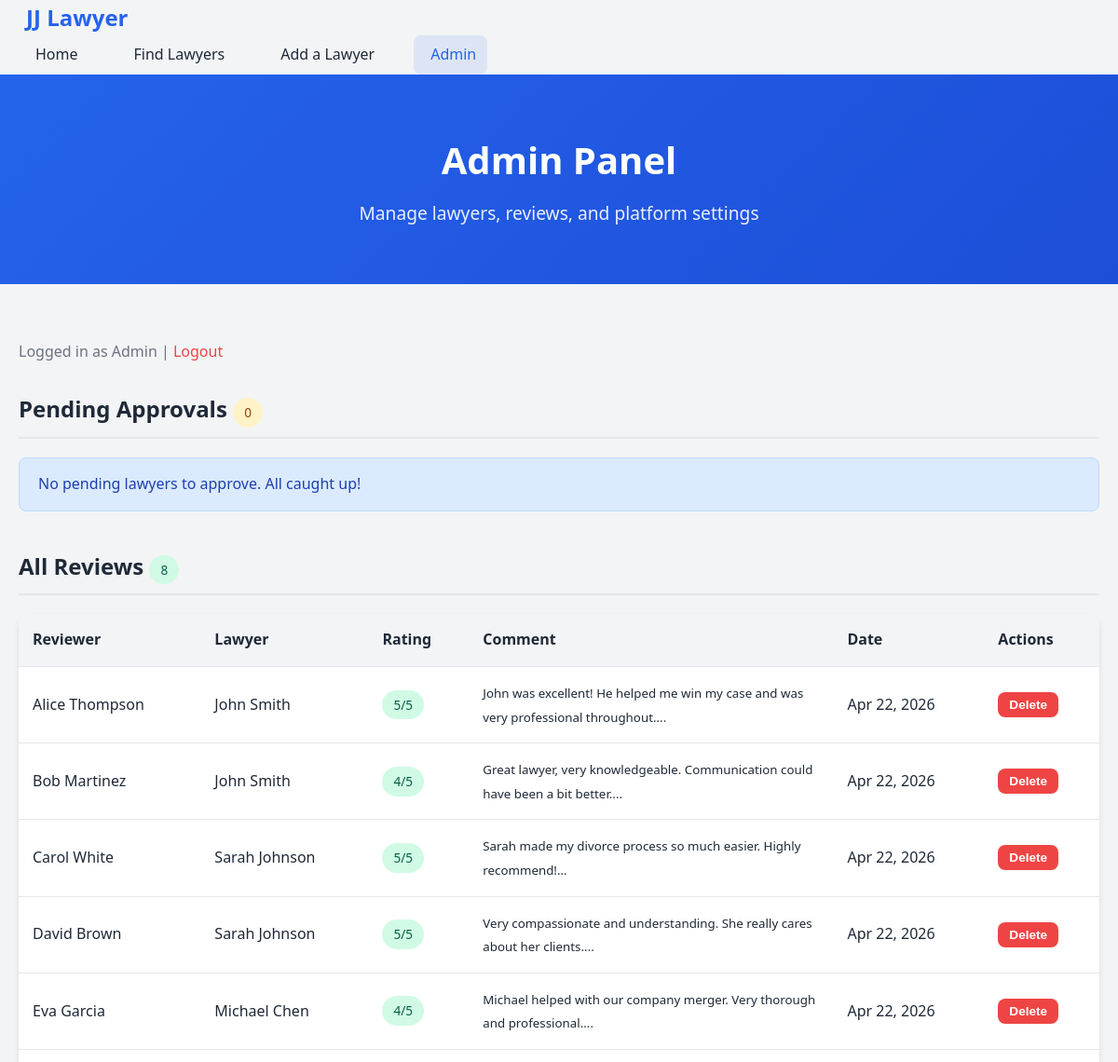
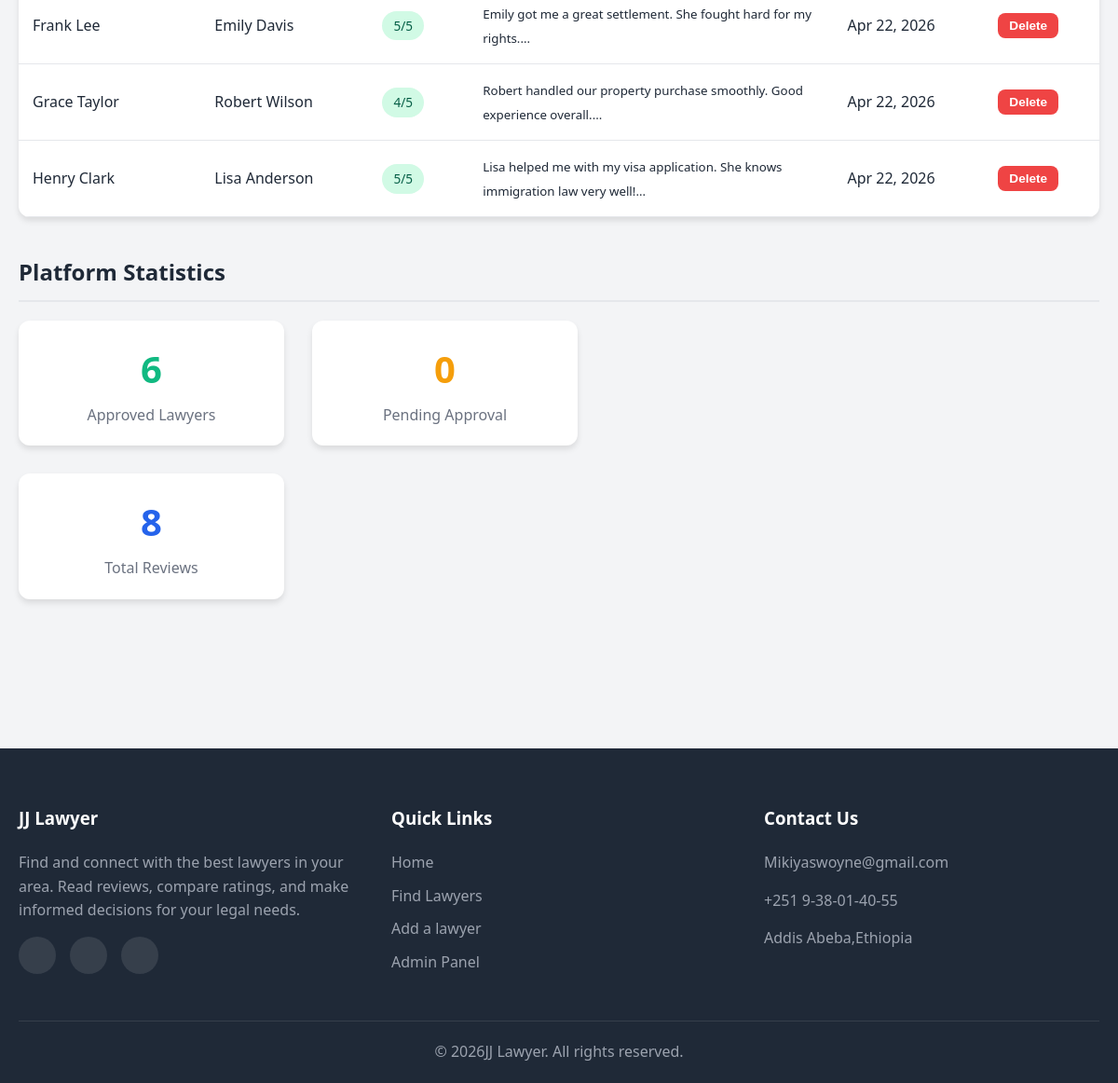
/admin/admin.php (signed in), run on the app's committed database (2 pictures, top to bottom).
### tables this page shows
CREATE TABLE IF NOT EXISTS reviews (
     
    id INT AUTO_INCREMENT PRIMARY KEY,
    
     
     
    lawyer_id INT NOT NULL,
    
     
    user_name VARCHAR(100) NOT NULL,
    
     
    rating INT NOT NULL CHECK (rating >= 1 AND rating <= 5),
    
     
    comment TEXT,
    
     
    created_at TIMESTAMP DEFAULT CURRENT_TIMESTAMP,
    
     
     
    FOREIGN KEY (lawyer_id) REFERENCES lawyers(id) ON DELETE CASCADE
);

CREATE TABLE IF NOT EXISTS lawyers (
     
    id INT AUTO_INCREMENT PRIMARY KEY,
    
     
    name VARCHAR(255) NOT NULL,
    
     
    photo VARCHAR(255) DEFAULT 'default-avatar.jpg',
    
     
    specialization VARCHAR(100) NOT NULL,
    
     
    experience INT DEFAULT 0,
    
     
    phone VARCHAR(20),
    
     
    email VARCHAR(255),
    
     
    status TINYINT DEFAULT 0,
    
     
    created_at TIMESTAMP DEFAULT CURRENT_TIMESTAMP
);

### admin/admin.php (the view, shortened to what this page needs)
<?php
include '../includes/database.php';
$isLoggedIn = isset($_SESSION['admin_logged_in']) && $_SESSION['admin_logged_in'] === true;
if ($isLoggedIn) {
    try {
        $pendingLawyers = $pdo->query("
            SELECT * FROM lawyers
            WHERE status = 0
            ORDER BY created_at DESC
        ")->fetchAll();
    } catch (PDOException $e) {
        $pendingLawyers = [];
    }
    try {
        $approvedCount = $pdo->query("SELECT COUNT(*) FROM lawyers WHERE status = 1")->fetchColumn();
    } catch (PDOException $e) {
        $approvedCount = 0;
    }
    try {
        $allReviews = $pdo->query("
            SELECT r.*, l.name as lawyer_name
            FROM reviews r
            JOIN lawyers l ON r.lawyer_id = l.id
            ORDER BY r.created_at DESC
        ")->fetchAll();
    } catch (PDOException $e) {
        $allReviews = [];
    }
}
include '../includes/header.php';
?>
<?php if (!$isLoggedIn): ?>
    <section class="section">
        <div class="container">
            <div class="form-container" style="max-width: 400px;">
                <h2 class="text-center"><i class="fas fa-lock"></i> Admin Login</h2>
                <p style="text-align: center; color: var(--text-light); margin-bottom: 25px;">
                    Please enter your credentials to continue.
                </p>
                <?php if (isset($loginError)): ?>
                    <div class="alert alert-error">
                        <i class="fas fa-exclamation-circle"></i>
                        <?php echo $loginError; ?>
                    </div>
                <?php endif; ?>
                <form action="admin.php" method="POST">
                    <input type="hidden" name="login" value="1">
                    <div class="form-group">
                        <label for="username">
                            <i class="fas fa-user"></i> Username
                        </label>
                        <input
                            type="text"
                            id="username"
                            name="username"
                            class="form-control"
                            required
                            autofocus
                        >
                    </div>
                    <div class="form-group">
                        <label for="password">
                            <i class="fas fa-key"></i> Password
                        </label>
                        <input
                            type="password"
                            id="password"
                            name="password"
                            class="form-control"
                            required
                        >
                    </div>
                    <button type="submit" class="btn btn-primary btn-block">
                        <i class="fas fa-sign-in-alt"></i> Login
                    </button>
                </form>
                <div class="alert alert-info" style="margin-top: 20px;">
                    <strong>Default Login:</strong><br>
                    Username: <code>admin</code><br>
                    Password: <code>admin123</code>
                </div>
            </div>
        </div>
    </section>
<?php else: ?>
    <section class="page-header">
        <div class="container">
            <h1><i class="fas fa-cog"></i> Admin Panel</h1>
            <p>Manage lawyers, reviews, and platform settings</p>
        </div>
    </section>
    <section class="section">
        <div class="container">
            <div style="margin-bottom: 30px; display: flex; justify-content: space-between; align-items: center;">
                <p style="color: var(--text-light);">
                    Logged in as Admin |
                    <a href="admin.php?logout=1" style="color: var(--danger-color);">
                        <i class="fas fa-sign-out-alt"></i> Logout
                    </a>
                </p>
            </div>
            <div class="admin-section">
                <h2>
                    Pending Approvals
                    <span class="badge badge-pending"><?php echo count($pendingLawyers); ?></span>
                </h2>
                <?php if (count($pendingLawyers) > 0): ?>
                    <div class="data-table">
                        <table>
                            <thead>
                                <tr>
                                    <th>Photo</th>
                                    <th>Name</th>
                                    <th>Specialization</th>
                                    <th>Experience</th>
                                    <th>Contact</th>
                                    <th>Submitted</th>
                                    <th>Actions</th>
                                </tr>
                            </thead>
                            <tbody>
                                <?php foreach ($pendingLawyers as $lawyer): ?>
                                    <tr>
                                        <td>
                                            <img
                                                src="../images/<?php echo htmlspecialchars($lawyer['photo']); ?>"
                                                alt=""
                                                style="width: 50px; height: 50px; border-radius: 50%; object-fit: cover;"
                                                onerror="this.src='../images/default-avatar.jpg'"
                                            >
                                        </td>
                                        <td><?php echo htmlspecialchars($lawyer['name']); ?></td>
                                        <td><?php echo htmlspecialchars($lawyer['specialization']); ?></td>
                                        <td><?php echo $lawyer['experience']; ?> years</td>
                                        <td>
                                            <small>
                                                <?php echo htmlspecialchars($lawyer['phone']); ?><br>
                                                <?php echo htmlspecialchars($lawyer['email']); ?>
                                            </small>
                                        </td>
                                        <td><?php echo date('M d, Y', strtotime($lawyer['created_at'])); ?></td>
                                        <td>
                                            <form action="admin.php" method="POST" style="display: inline;">
                                                <input type="hidden" name="lawyer_id" value="<?php echo $lawyer['id']; ?>">
                                                <button type="submit" name="approve_lawyer" class="btn btn-success btn-sm">
                                                    <i class="fas fa-check"></i> Approve
                                                </button>
                                            </form>
                                            <form action="admin.php" method="POST" style="display: inline;"
                                                  onsubmit="return confirm('Are you sure you want to delete this lawyer?');">
                                                <input type="hidden" name="lawyer_id" value="<?php echo $lawyer['id']; ?>">
                                                <button type="submit" name="delete_lawyer" class="btn btn-danger btn-sm">
                                                    <i class="fas fa-trash"></i> Delete
                                                </button>
                                            </form>
                                        </td>
                                    </tr>
                                <?php endforeach; ?>
                            </tbody>
                        </table>
                    </div>
                <?php else: ?>
                    <div class="alert alert-info">
                        No pending lawyers to approve. All caught up!
                    </div>
                <?php endif; ?>
            </div>
            <div class="admin-section">
                <h2>
                    All Reviews
                    <span class="badge badge-success"><?php echo count($allReviews); ?></span>
                </h2>
                <?php if (count($allReviews) > 0): ?>
                    <div class="data-table">
                        <table>
                            <thead>
                                <tr>
                                    <th>Reviewer</th>
                                    <th>Lawyer</th>
                                    <th>Rating</th>
                                    <th>Comment</th>
                                    <th>Date</th>
                                    <th>Actions</th>
                                </tr>
                            </thead>
                            <tbody>
                                <?php foreach ($allReviews as $review): ?>
                                    <tr>
                                        <td><?php echo htmlspecialchars($review['user_name']); ?></td>
                                        <td><?php echo htmlspecialchars($review['lawyer_name']); ?></td>
                                        <td>
                                            <span class="badge badge-success">
                                                <?php echo $review['rating']; ?>/5 <i class="fas fa-star"></i>
                                            </span>
                                        </td>
                                        <td style="max-width: 300px;">
                                            <small><?php echo htmlspecialchars(substr($review['comment'], 0, 100)); ?>...</small>
                                        </td>
                                        <td><?php echo date('M d, Y', strtotime($review['created_at'])); ?></td>
                                        <td>
                                            <form action="admin.php" method="POST"
                                                  onsubmit="return confirm('Are you sure you want to delete this review?');">
                                                <button type="submit" name="delete_review" class="btn btn-danger btn-sm">
                                                    <i class="fas fa-trash"></i> Delete
                                                </button>
                                            </form>
                                        </td>
                                    </tr>
                                <?php endforeach; ?>
                            </tbody>
                        </table>
                    </div>
                <?php endif; ?>
            </div>
            <div class="admin-section">
                <h2><i class="fas fa-chart-bar"></i> Platform Statistics</h2>
                <div class="stats-grid" style="max-width: 600px;">
                    <div class="stat-item" style="background: var(--bg-white); padding: 20px; border-radius: 12px; box-shadow: var(--shadow-md);">
                        <h3 style="color: var(--success-color);"><?php echo $approvedCount; ?></h3>
                        <p>Approved Lawyers</p>
                    </div>
                    <div class="stat-item" style="background: var(--bg-white); padding: 20px; border-radius: 12px; box-shadow: var(--shadow-md);">
                        <h3 style="color: var(--warning-color);"><?php echo count($pendingLawyers); ?></h3>
                        <p>Pending Approval</p>
                    </div>
                    <div class="stat-item" style="background: var(--bg-white); padding: 20px; border-radius: 12px; box-shadow: var(--shadow-md);">
                        <h3 style="color: var(--primary-color);"><?php echo count($allReviews); ?></h3>
                        <p>Total Reviews</p>
                    </div>
                </div>
            </div>
        </div>
    </section>
<?php endif; ?>
<?php
include '../includes/footer.php';
?>

### css/style.css (style rules this page uses)
:root { --primary-color: #2563eb; --primary-dark: #1d4ed8; --primary-light: #3b82f6; --secondary-color: #f59e0b; --success-color: #10b981; --danger-color: #ef4444; --warning-color: #f59e0b; --text-dark: #1f2937; --text-light: #6b7280; --text-white: #ffffff; --bg-light: #f3f4f6; --bg-white: #ffffff; --border-color: #e5e7eb; --font-family: 'Segoe UI', Tahoma, Geneva, Verdana, sans-serif; --container-max-width: 1200px; --section-padding: 60px; --card-border-radius: 12px; --btn-border-radius: 8px; --shadow-sm: 0 1px 2px rgba(0, 0, 0, 0.05); --shadow-md: 0 4px 6px rgba(0, 0, 0, 0.1); --shadow-lg: 0 10px 15px rgba(0, 0, 0, 0.1); --shadow-xl: 0 20px 25px rgba(0, 0, 0, 0.15); }
* { margin: 0; padding: 0; box-sizing: border-box; }
a { text-decoration: none; color: inherit; }
.container { max-width: var(--container-max-width); margin: 0 auto; padding: 0 20px; }
.page-header { background: linear-gradient(135deg, var(--primary-color), var(--primary-dark)); color: var(--text-white); padding: 60px 0; text-align: center; }
.page-header h1 { font-size: 2.5rem; margin-bottom: 10px; }
.page-header p { font-size: 1.2rem; opacity: 0.9; }
.section { padding: var(--section-padding) 0; }
.stats-grid { display: grid; grid-template-columns: repeat(auto-fit, minmax(200px, 1fr)); gap: 30px; text-align: center; }
.stat-item h3 { font-size: 2.5rem; color: var(--primary-color); margin-bottom: 5px; }
.stat-item p { color: var(--text-light); }
.btn { display: inline-block; padding: 12px 30px; border: none; border-radius: var(--btn-border-radius); font-size: 1rem; font-weight: 600; cursor: pointer; transition: all 0.3s ease; text-align: center; }
.btn-danger { background-color: var(--danger-color); color: var(--text-white); }
.alert { padding: 15px 20px; border-radius: var(--btn-border-radius); margin-bottom: 20px; }
.alert-info { background-color: #dbeafe; color: #1e40af; border: 1px solid #bfdbfe; }
.admin-section { margin-bottom: 40px; }
.admin-section h2 { margin-bottom: 20px; padding-bottom: 10px; border-bottom: 2px solid var(--border-color); }
.data-table { width: 100%; background-color: var(--bg-white); border-radius: var(--card-border-radius); overflow: hidden; box-shadow: var(--shadow-md); }
.data-table table { width: 100%; border-collapse: collapse; }
.data-table th, .data-table td { padding: 15px; text-align: left; border-bottom: 1px solid var(--border-color); }
.data-table th { background-color: var(--bg-light); font-weight: 600; color: var(--text-dark); }
.badge { display: inline-block; padding: 5px 12px; border-radius: 20px; font-size: 0.85rem; font-weight: 500; }
.badge-success { background-color: #d1fae5; color: #065f46; }
.badge-pending { background-color: #fef3c7; color: #92400e; }
.btn-sm { padding: 6px 12px; font-size: 0.85rem; }

### data on the page
reviews: user_name "Alice Thompson", lawyer.name "John Smith", rating "5", comment "John was excellent! He helped me win my case and was very professional throughout.", created_at "Apr 22, 2026"
reviews: user_name "Bob Martinez", lawyer.name "John Smith", rating "4", comment "Great lawyer, very knowledgeable. Communication could have been a bit better.", created_at "Apr 22, 2026"
reviews: user_name "Carol White", lawyer.name "Sarah Johnson", rating "5", comment "Sarah made my divorce process so much easier. Highly recommend!", created_at "Apr 22, 2026"
reviews: user_name "David Brown", lawyer.name "Sarah Johnson", rating "5", comment "Very compassionate and understanding. She really cares about her clients.", created_at "Apr 22, 2026"
reviews: user_name "Eva Garcia", lawyer.name "Michael Chen", rating "4", comment "Michael helped with our company merger. Very thorough and professional.", created_at "Apr 22, 2026"
reviews: user_name "Frank Lee", lawyer.name "Emily Davis", rating "5", comment "Emily got me a great settlement. She fought hard for my rights.", created_at "Apr 22, 2026"
reviews: user_name "Grace Taylor", lawyer.name "Robert Wilson", rating "4", comment "Robert handled our property purchase smoothly. Good experience overall.", created_at "Apr 22, 2026"
reviews: user_name "Henry Clark", lawyer.name "Lisa Anderson", rating "5", comment "Lisa helped me with my visa application. She knows immigration law very well!", created_at "Apr 22, 2026"

### other printed values
count($pendingLawyers) "0"
count($allReviews) "8"
$approvedCount "6"
